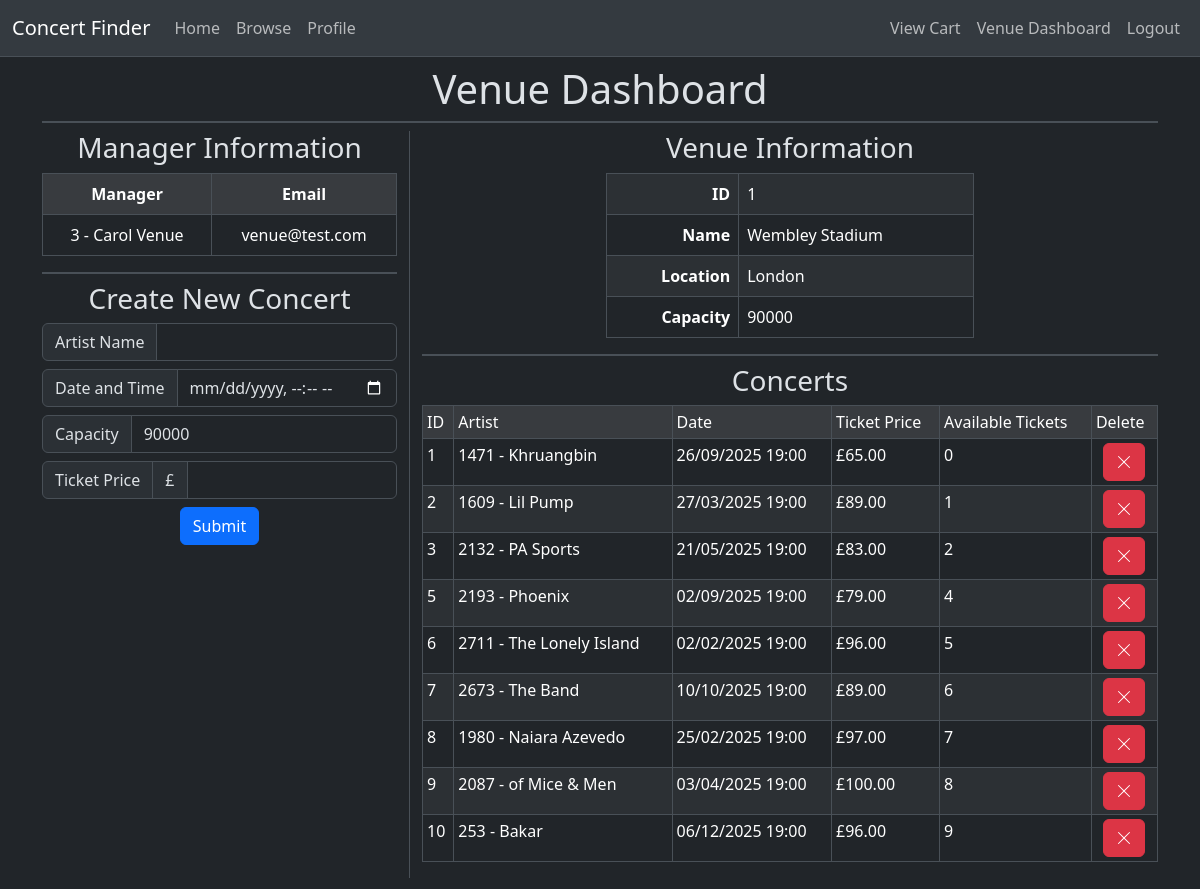
Page /venue (signed in) on the earlier database version.
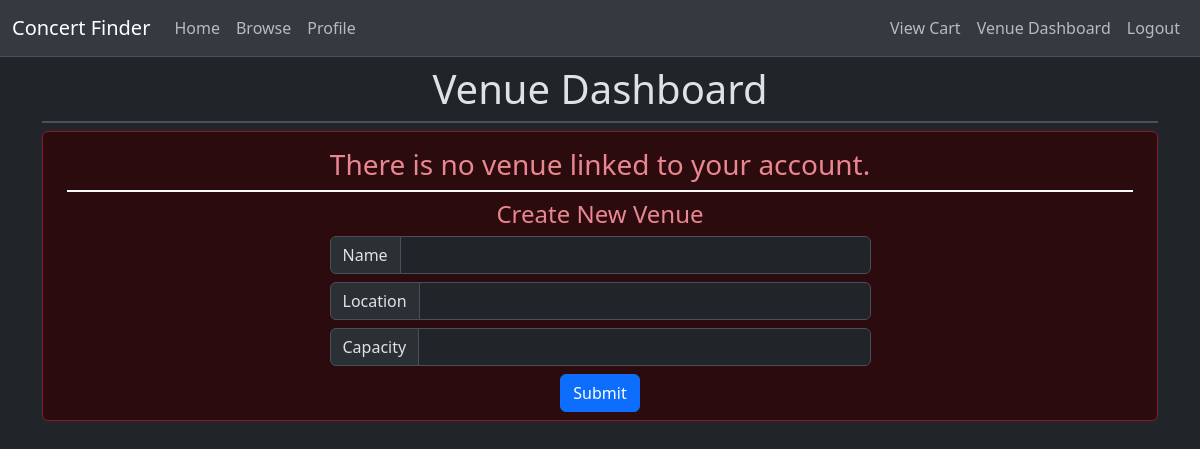
Same page on the later database version.
### website/models.py (models this page shows, shortened)
class User(db.Model, UserMixin):
    __tablename__ = "users"
    id = db.Column(db.Integer, primary_key=True)
    firstname = db.Column(db.String(100), nullable=False)
    lastname = db.Column(db.String(100), nullable=False)
    email = db.Column(db.String(100), nullable=False, unique=True)
    password = db.Column(db.String(255), nullable=False)
    role = db.Column(db.String(100), nullable=False, default="user")
    venueId = db.Column(db.Integer, db.ForeignKey("venues.id"), default=None)
    registered_on = db.Column(db.DateTime, nullable=False)
    last_logged_in = db.Column(db.DateTime, nullable=True)
    current_logged_in = db.Column(db.DateTime, nullable=True)

class Venue(db.Model):
    __tablename__ = "venues"
    id = db.Column(db.Integer, primary_key=True)
    name = db.Column(db.String(100), nullable=False)
    location = db.Column(db.String(100), nullable=False)
    capacity = db.Column(db.Integer, nullable=False)

class Concert(db.Model):
    __tablename__ = "concerts"
    id = db.Column(db.Integer, primary_key=True)
    artistId = db.Column(db.Integer, db.ForeignKey(Artist.id))
    artistName = db.Column(db.String(100), nullable=False)
    venueId = db.Column(db.Integer, db.ForeignKey(Venue.id))
    venueName = db.Column(db.String(100), nullable=False)
    venueLocation = db.Column(db.String(100), nullable=False)
    date = db.Column(db.DateTime, nullable=True)
    ticketPrice = db.Column(db.Float, nullable=False)
    availableTickets = db.Column(db.Integer, nullable=False)

### website/venue/views.py (the view)
@venue_blueprint.route("/venue")
@login_required
@requires_roles("venue")
def venue():
    return render_template(
        "venue.html",
        managers=User.query.filter_by(venueId=current_user.venueId).all(),
        venue=Venue.query.filter_by(id=current_user.venueId).first(),
        concerts=Concert.query.filter_by(venueId=current_user.venueId).all(),
        createConcertForm=CreateConcertForm(),
        createVenueForm=CreateVenueForm(),
    )

### website/venue/forms.py
class CreateConcertForm(FlaskForm):
    artistName = StringField(
        validators=[
            InputRequired(),
            Length(1, 30, "Artist name must be between 1 and 30 characters in length."),
        ]
    )
    date = StringField(validators=[InputRequired()])
    capacity = IntegerField(validators=[InputRequired()])
    ticketPrice = IntegerField(validators=[InputRequired()])
    submit = SubmitField(validators=[InputRequired()])

class CreateVenueForm(FlaskForm):
    name = StringField(
        validators=[
            InputRequired(),
            Length(1, 30, "Name must be between 1 and 30 characters in length."),
        ]
    )
    location = StringField(
        validators=[
            InputRequired(),
            Length(1, 30, "Location must be between 1 and 30 characters in length."),
        ]
    )
    capacity = IntegerField(validators=[InputRequired()])
    submit = SubmitField(validators=[InputRequired()])

### main.py (called while the page is built)
    @login_manager.user_loader
    def load_user(id):
        return User.query.filter_by(id=id).first()

### website/templates/venue.html (shortened to what the changed rows need)
{% extends 'base.html' %}
{% block content %}
  <div class="container text-center mb-5">
    <h1 class="mt-2">Venue Dashboard</h1>
    <div class="row">
      {% if venue %}
        <div class="col-4 text-center border-end">
          <h3>Manager Information</h3>
          <table class="table table-striped table-hover table-bordered">
            <tr class="fw-medium table-active">
              <th>Manager</th>
              <th>Email</th>
            </tr>
            {% for user in managers %}
              <tr>
                <td>{{ user.id }} - {{ user.firstname + ' ' + user.lastname }}</td>
                <td>{{ user.email }}</td>
              </tr>
            {% endfor %}
          </table>
            <div class="border mt-2 mb-2"></div>
            <div>
              <h3>Create New Concert</h3>
              <form method="POST" action="/venue/create_concert">
                <div class="mb-2 text-start input-group">
                  <span class="input-group-text">Artist Name</span>
                  {{ createConcertForm.artistName(class='form-control', required='required', type='text') }}
                </div>
                <div class="mb-2 text-start input-group">
                  <span class="input-group-text">Date and Time</span>
                  {{ createConcertForm.date(class='form-control', required='required', type='datetime-local') }}
                </div>
                <div class="mb-2 text-start input-group">
                  <span class="input-group-text">Capacity</span>
                  {{ createConcertForm.capacity(class='form-control', required='required', type='number', value=venue.capacity, min='0', max=venue.capacity) }}
                </div>
                <div class="mb-2 text-start input-group">
                  <span class="input-group-text">Ticket Price</span>
                  <span class="input-group-text">£</span>
                  {{ createConcertForm.ticketPrice(class='form-control', required='required', type='number', min='0') }}
                </div>
                <div class="mb-2">{{ createConcertForm.submit(type='submit', class='btn btn-primary center') }}</div>
              </form>
            </div>
        </div>
      {% endif %}
      <div class="col text-center">
        {% if venue %}
          <h3>Venue Information</h3>
          <table class="table table-striped table-hover table-bordered w-50 mx-auto">
            <tr>
              <th class="text-end">ID</th>
              <td class="text-start">{{ venue.id }}</td>
            </tr>
            <tr>
              <th class="text-end">Name</th>
              <td class="text-start">{{ venue.name }}</td>
            </tr>
            <tr>
              <th class="text-end">Location</th>
              <td class="text-start">{{ venue.location }}</td>
            </tr>
            <tr>
              <th class="text-end">Capacity</th>
              <td class="text-start">{{ venue.capacity }}</td>
            </tr>
          </table>
          <div class="border mt-2 mb-2"></div>
          {% if concerts %}
            <h3>Concerts</h3>
            <table class="table table-striped table-hover text-start table-bordered table-sm">
              <tr class="fw-medium table-active">
                <td>ID</td>
                <td>Artist</td>
                <td>Date</td>
                <td>Ticket Price</td>
                <td>Available Tickets</td>
                <td>Delete</td>
              </tr>
              {% for concert in concerts %}
                <tr>
                  <td class="fw-medium">{{ concert.id }}</td>
                  <td>{{ concert.artistId }} - {{ concert.artistName }}</td>
                  <td>{{ concert.date.strftime('%d/%m/%Y %H:%M') }}</td>
                  <td>£{{ concert.ticketPrice }}0</td>
                  <td>{{ concert.availableTickets }}</td>
                  <td class="text-center">
                    <form method="POST" action="/venue/delete_concert">
                      <button name="delete_concert_button" class="btn btn-danger" value="{{ concert.id }}">
                        <svg xmlns="http://www.w3.org/2000/svg" width="16" height="16" fill="currentColor" class="bi bi-x-lg mb-1" viewBox="0 0 16 16">
                          <path d="M2.146 2.854a.5.5 0 1 1 .708-.708L8 7.293l5.146-5.147a.5.5 0 0 1 .708.708L8.707 8l5.147 5.146a.5.5 0 0 1-.708.708L8 8.707l-5.146 5.147a.5.5 0 0 1-.708-.708L7.293 8z" />
                        </svg>
                      </button>
                    </form>
                  </td>
                </tr>
              {% endfor %}
            </table>
          {% else %}
            <h3>There are no concerts at this venue</h3>
          {% endif %}
        {% else %}
          <div class="alert alert-danger pb-2 container justify-content-center">
            <h3>There is no venue linked to your account.</h3>
            <div class="border border-light m-2"></div>
            <h4>Create New Venue</h4>
            <div>
              <form method="POST" action="/venue/create_venue" class="w-50 mx-auto">
                <div class="text-start input-group">
                  <span class="input-group-text">Name</span>
                  {{ createVenueForm.name(class='form-control', required='required', type='text') }}
                </div>
                <div class="mt-2 text-start input-group">
                  <span class="input-group-text">Location</span>
                  {{ createVenueForm.location(class='form-control', required='required', type='text') }}
                </div>
                <div class="mt-2 text-start input-group">
                  <span class="input-group-text">Capacity</span>
                  {{ createVenueForm.capacity(class='form-control', required='required', type='number') }}
                </div>
                <div class="mt-2">{{ createVenueForm.submit(type='submit', class='btn btn-primary center') }}</div>
              </form>
            </div>
          </div>
        {% endif %}
      </div>
    </div>
  </div>
{% endblock %}

Differences in the rows shown:
no longer on this page (row edited): User: id "3", firstname+lastname "Carol Venue", email "venue@test.com"
removed Venue: capacity "90000", id "1", name "Wembley Stadium", location "London"
removed Concert: id "1", artistId "1471", artistName "Khruangbin", date "26/09/2025 19:00", ticketPrice "65.0", availableTickets "0"
removed Concert: id "2", artistId "1609", artistName "Lil Pump", date "27/03/2025 19:00", ticketPrice "89.0", availableTickets "1"
removed Concert: id "3", artistId "2132", artistName "PA Sports", date "21/05/2025 19:00", ticketPrice "83.0", availableTickets "2"
removed Concert: id "5", artistId "2193", artistName "Phoenix", date "02/09/2025 19:00", ticketPrice "79.0", availableTickets "4"
removed Concert: id "6", artistId "2711", artistName "The Lonely Island", date "02/02/2025 19:00", ticketPrice "96.0", availableTickets "5"
removed Concert: id "7", artistId "2673", artistName "The Band", date "10/10/2025 19:00", ticketPrice "89.0", availableTickets "6"
removed Concert: id "8", artistId "1980", artistName "Naiara Azevedo", date "25/02/2025 19:00", ticketPrice "97.0", availableTickets "7"
removed Concert: id "9", artistId "2087", artistName "of Mice & Men", date "03/04/2025 19:00", ticketPrice "100.0", availableTickets "8"
removed Concert: id "10", artistId "253", artistName "Bakar", date "06/12/2025 19:00", ticketPrice "96.0", availableTickets "9"
Other differences:
form field submit: (not shown) → "Submit"
form field submit: "Submit" → (not shown)
text no longer shown: "Manager Information Manager Email Create New Concert Artist Name Date and Time Ticket Price £ Venue Information ID Concerts ID Artist Date Ticket Price Available Tickets Delete"
text now shown: "There is no venue linked to your account. Create New Venue"
